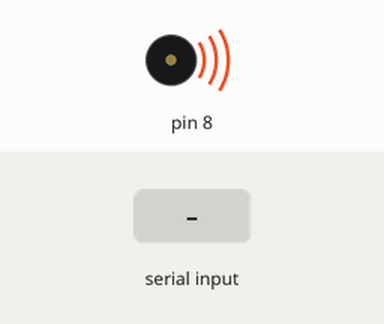
Bench run of a sketch on a simulated Arduino Uno, built with avr-gcc and run on an emulated ATmega328P. Shown: buzzer (waves = sounding). Inputs (shaded band) come from the test bench.

Above: at 2.1 s.
2.2 s: byte 32 (' ') received over Serial
At 3.4 s:
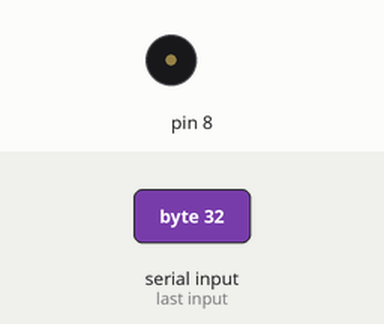
3.7 s: "b" received over Serial
At 4.8 s:
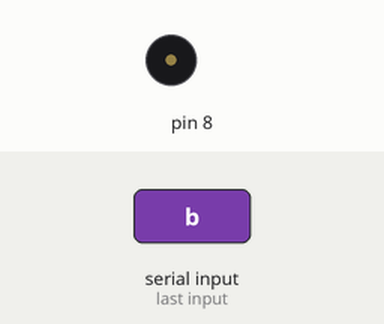
Timing chart, 0 to 12.7 s (numbered marks = the images above; inputs shaded):
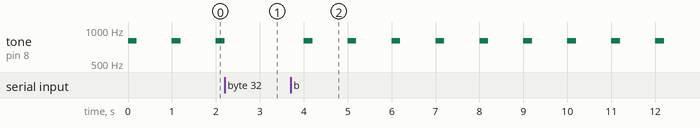

The sketch:

week03_8_arduino_beep_beep.ino
```cpp
//week03_8_arduino_beep_beep
void setup() {
  // put your setup code here, to run once:
  Serial.begin(9600);
  pinMode(8, OUTPUT);
}
int beep = 1; //一開始 會 beep 叫
void serialEvent(){
  while(Serial.available()){
    char now = Serial.read();
    if(now==' ') beep = 0; //空白字母，不叫
    if(now=='b') beep = 1; //字母'b'要叫
  }
}

void loop() {
  // put your main code here, to run repeatedly:
  if(beep==1) //一開始, 會倒數計時
    tone(8, 800, 200);
    delay(1000);
}
```

Measured:
- after the input at 2.2 s, tone on pin 8: goes on until 2.2 s, then stays silent
- after the input at 3.7 s, tone on pin 8: alternates 800 Hz for 0.20 s and silent for 0.80 s, starting after 0.30 s
- by itself, tone on pin 8: alternates 800 Hz for 0.20 s and silent for 0.80 s
